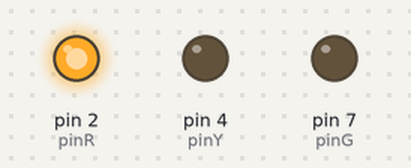
The sketch below on a simulated Arduino Uno, built with avr-gcc and run on an emulated ATmega328P. On the bench: output pins drawn as LEDs (lit = HIGH).

Above: at 0.5 s.
At 1.5 s:
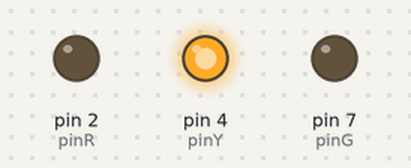
At 5.5 s:
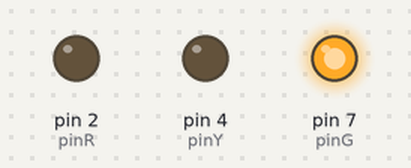
Timing chart, 0 to 6.9 s (numbered marks = the images above):
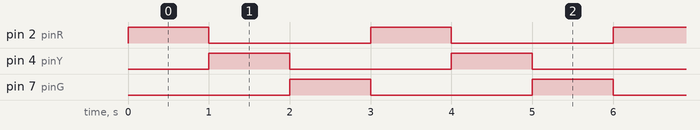

Measured:
- by itself, pin 2 (pinR), pin 4 (pinY), pin 7 (pinG): alternates HIGH for 1.0 s and LOW for 2.0 s
- by itself, everything shown: repeats every 3.0 s, in 4 steps

The sketch:

Traffic_Lights.ino
```cpp
int pinR = 2;
int pinY = 4;
int pinG = 7;
int wait = 1000;

void setup() {
  // put your setup code here, to run once:
pinMode(pinR,OUTPUT);
pinMode(pinY,OUTPUT);
pinMode(pinG,OUTPUT);
}

void loop() {
  // put your main code here, to run repeatedly:
digitalWrite(pinR, HIGH);
delay(wait);
digitalWrite(pinR, LOW);

digitalWrite(pinY, HIGH);
delay(wait);
digitalWrite(pinY, LOW);

digitalWrite(pinG, HIGH);
delay(wait);
digitalWrite(pinG, LOW);
}
```
